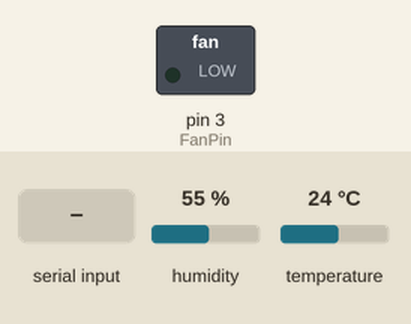
This sketch was run on a simulated Arduino Uno, built with avr-gcc and run on an emulated ATmega328P. Parts: switched loads named in the sketch (green lamp = pin HIGH). Inputs (shaded band) come from the test bench; at power-on: humidity 55 %, temperature 24 °C. What the sketch prints to the serial monitor is not drawn.

Above: at 1.2 s.
1.3 s: "piment rouge" received over Serial
At 5.9 s:
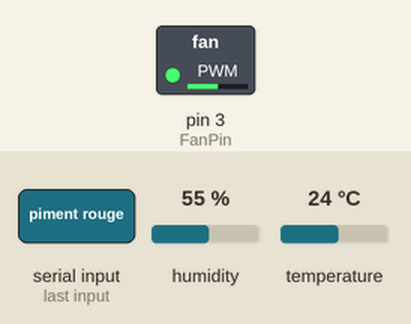
6.5 s: humidity set to 58 %
8.2 s: humidity set to 61 %
At 9.4 s:
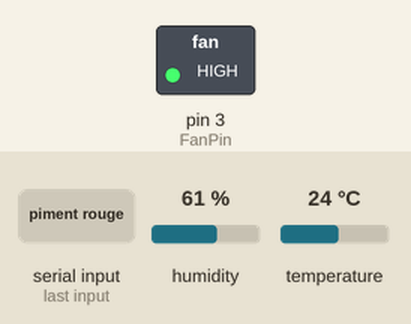
10.5 s: humidity set to 22 %
At 12.2 s:
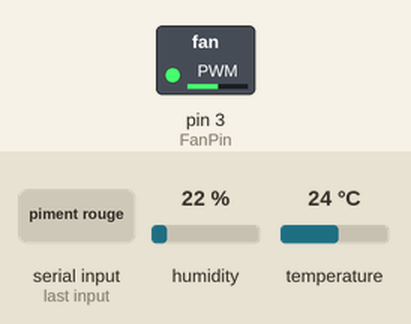
12.5 s: humidity set to 68 %
At 14.0 s:
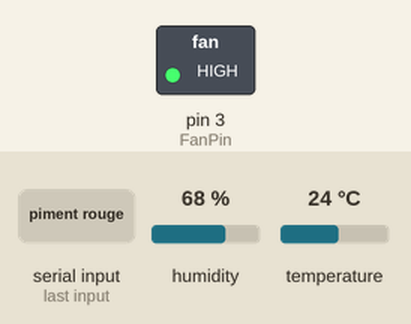
14.5 s: "arret" received over Serial
At 18.3 s:
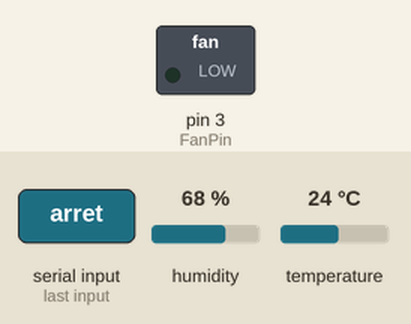
Timing chart, 0 to 19.8 s (numbered marks = the images above; inputs shaded):
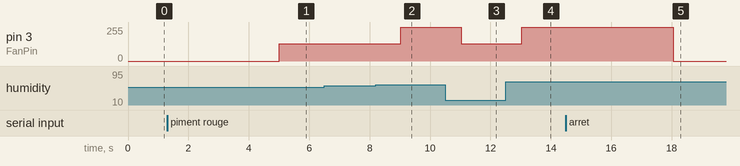

The sketch:

SmartSec.ino
```cpp
#include <String.h>
#include "DHT.h"      // la bibliotheque des capteurs de température et d'humidité DHT

#define DHTPIN 7     // 7: le num de la broche numérique(Digital pin) connectée au capteur DHT

#define DHTTYPE DHT22   // le type de capteur DHT utilisé : DHT22

DHT dht(DHTPIN, DHTTYPE);   // initialiser le capteur DHT
int FanPin = 3;       // 3: le num de la broche numérique(Digital pin) connectée au ventilateur
String string_t;    // la valeur de temperature en temps reel de type string
String string_h;    // la valeur d'humidité en temps reel de type string
String data_t_h;    // les données de température et d'humidité envoyées vers l'application Android(SmartSec)
String data_s;     // les données envoyées par l'application Android(SmartSec) vers la carte
float val_hum_max;  // la valuer d'humidité maximale pour le séchage de produit
float val_temp_max; // la valuer de temperature maximale pour le séchage de produit
int temps_sech_max;  // le temps de séchage maximal pour le séchage de produit
unsigned long temps_sech=0;
void setup() {
  Serial.begin(9600);     // carte arduino peut transmettre 9600 bits/s
  dht.begin();    //le capteur commence la lecture de données
  pinMode(FanPin,OUTPUT); //initialiser le ventilateur
  analogWrite(FanPin,0);  // ventilateur en mode repos au debut
  //initiliser les valeurs de recommendations
  val_temp_max=0.00;
  val_hum_max=0.00;
  temps_sech_max=0;
  temps_sech=0;
}

void loop() {
  if (Serial.available()>0){
    data_s= Serial.readString(); //lire les données envoyées par l'app
  }
  unsigned long temps_courant = millis(); //le nombre de millisecondes depuis que la carte Arduino a commencé à exécuter le programme

  delay(2000);   // la lecture de température et d'humidité chaque  2 sec

  float hum_actuel = dht.readHumidity();   //  la lecture d'humidité
  float temp_actuel = dht.readTemperature();  // la lecture de la température en °C


  // Vérifiez si les lectures ont échoué et quittez tôt (pour réessayer).
  if (isnan(hum_actuel) || isnan(temp_actuel)) {
    Serial.println(F("Impossible de lire à partir du capteur DHT!"));
    return;
  }
  string_t = String(temp_actuel);  // changer le type de valeur de temperature en String
  string_h=String(hum_actuel);     // changer le type de valeur d'humiditée en String

  data_t_h=string_t+"°C"+" "+ string_h+"%"; // concaténation les Strings de température et d'humidité

  Serial.print(data_t_h);     //envoyer les données vers l'app

  if (data_s =="piment rouge") { //si le nom de produit envoyé par l'app est : piment rouge
    val_temp_max=86;
    val_hum_max=60;
    temps_sech_max=2;
    temps_sech=temps_courant; //le temps de depart de secher le produit
    analogWrite(FanPin,128); // ventilateur marche à vitesse moyenne
    data_s=" ";
  }
  else if (data_s =="persil") { //si le nom de produit envoyé par l'app est : persil
    val_temp_max=64;
    val_hum_max=60;
    temps_sech_max=2;
    temps_sech=temps_courant;
    analogWrite(FanPin,128);
    data_s=" ";
  }
  else if (data_s =="basilic") {  //si le nom de produit envoyé par l'app est : basilic
    val_temp_max=65;
    val_hum_max=60;
    temps_sech_max=4;
    temps_sech=temps_courant;
    analogWrite(FanPin,128);
    data_s=" ";
  }
  else if (data_s =="menthe") {  //si le nom de produit envoyé par l'app est : menthe
    val_temp_max=58;
    val_hum_max=60;
    temps_sech_max=4;
    temps_sech=temps_courant;
    analogWrite(FanPin,128);
    data_s=" ";
  }
  else if (data_s =="coriandre") {   //si le nom de produit envoyé par l'app est : coriandre
    val_temp_max=62;
    val_hum_max=60;
    temps_sech_max=5;
    temps_sech=temps_courant;
    analogWrite(FanPin,128);
    data_s=" ";
  }
  else if (data_s =="ciboulette") {  //si le nom de produit envoyé par l'app est : ciboulette
    val_temp_max=54;
    val_hum_max=60;
    temps_sech_max=5;
    temps_sech=temps_courant;
    analogWrite(FanPin,128);
    data_s=" ";
  }
  else if (data_s =="citronnelle") {  //si le nom de produit envoyé par l'app est : citronnelle
    val_temp_max=55;
    val_hum_max=60;
    temps_sech_max=5;
    temps_sech=temps_courant;
    analogWrite(FanPin,128);
    data_s=" ";
  }
  else if (data_s =="arret") {   //si la donnée envoyée par l'app est : arret
    val_temp_max=0.00;
    val_hum_max=0.00;
    temps_sech_max=0;
    temps_sech=0;
    analogWrite(FanPin,0);
    data_s=" ";
  }

  if ( (temp_actuel >=  val_temp_max) || (hum_actuel >= val_hum_max) ) {  //si la temp est sup à la temp maximale de séchage ou si l'hum est sup à l'hum maximale de séchage
    analogWrite(FanPin,255);  //ventilateur marche à vitesse maximale
  }
  else if ( (temp_actuel <  val_temp_max) && (hum_actuel < val_hum_max) && (val_temp_max > 0) && (val_hum_max > 0) ) { //si la temp et l'hum < aux vals maximales
    analogWrite(FanPin,128); //ventilateur marche à vitesse moyenne
  }
  else {
    analogWrite(FanPin,0);  // ventilateur en mode repos
  }
  if ( ((temps_courant-temps_sech) / 3600000) >= temps_sech_max ) {  // arreter le processus de séchage si la durée de séchage de produit est téerminée
    val_temp_max=0;
    val_hum_max=0;
    temps_sech_max=0;
    temps_sech=0;
    analogWrite(FanPin,0);
  }


}
```

Measured:
- the behaviour switches between 59 and 60 % on humidity (found by bisection; images 1 and 2)
- after the input at 1.3 s, pin 3 (FanPin): 0/255 → 128/255 after 3.7 s
- after the input at 6.5 s, every drawn part: stays the same
- after the input at 8.2 s, pin 3 (FanPin): 128/255 → 255/255 after 0.82 s
- after the input at 10.5 s, pin 3 (FanPin): 255/255 → 128/255 after 0.53 s
- after the input at 12.5 s, pin 3 (FanPin): 128/255 → 255/255 after 0.54 s
- after the input at 14.5 s, pin 3 (FanPin): 255/255 → 0/255 after 3.5 s
